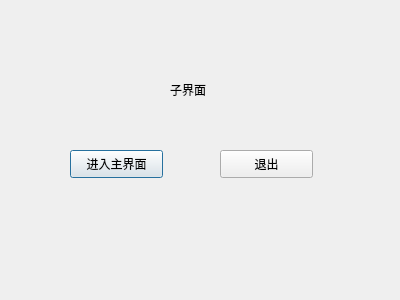
<?xml version="1.0" encoding="UTF-8"?>
<ui version="4.0">
 <class>childDialog</class>
 <widget class="QDialog" name="childDialog">
  <property name="geometry">
   <rect>
    <x>0</x>
    <y>0</y>
    <width>400</width>
    <height>300</height>
   </rect>
  </property>
  <property name="windowTitle">
   <string>Dialog</string>
  </property>
  <widget class="QPushButton" name="returnBTN">
   <property name="geometry">
    <rect>
     <x>70</x>
     <y>150</y>
     <width>93</width>
     <height>28</height>
    </rect>
   </property>
   <property name="text">
    <string>进入主界面</string>
   </property>
  </widget>
  <widget class="QPushButton" name="exitBTN">
   <property name="geometry">
    <rect>
     <x>220</x>
     <y>150</y>
     <width>93</width>
     <height>28</height>
    </rect>
   </property>
   <property name="text">
    <string>退出</string>
   </property>
  </widget>
  <widget class="QLabel" name="label">
   <property name="geometry">
    <rect>
     <x>170</x>
     <y>80</y>
     <width>69</width>
     <height>19</height>
    </rect>
   </property>
   <property name="text">
    <string>子界面</string>
   </property>
  </widget>
 </widget>
 <resources/>
 <connections>
  <connection>
   <sender>exitBTN</sender>
   <signal>clicked()</signal>
   <receiver>childDialog</receiver>
   <slot>reject()</slot>
   <hints>
    <hint type="sourcelabel">
     <x>269</x>
     <y>160</y>
    </hint>
    <hint type="destinationlabel">
     <x>339</x>
     <y>112</y>
    </hint>
   </hints>
  </connection>
 </connections>
</ui>
